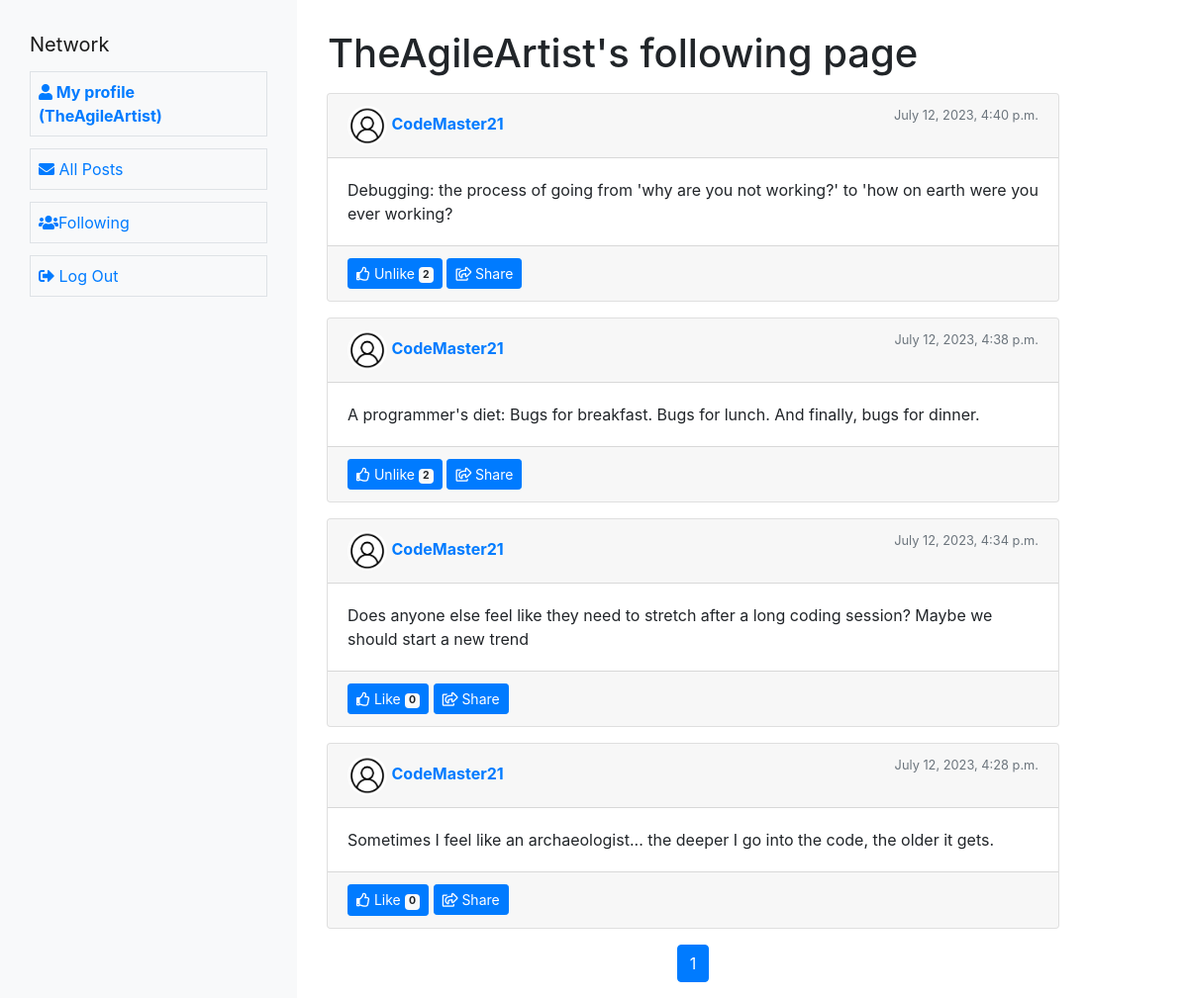
The page /following/ (signed in) on the database its author committed.
### network/models.py (models this page shows, shortened)
class User(AbstractUser):
    pass

class Post(models.Model):
    user = models.ForeignKey(User, on_delete=models.CASCADE)
    content = models.TextField()
    like_count = models.PositiveIntegerField(default=0)
    date = models.DateTimeField(auto_now_add=True)

### network/views.py (the view)
# urls.py: path('following/', views.following_page, name = 'following_page'),
def following_page(request):
    following_objects = Following.objects.filter(user=request.user)
    following_users = following_objects.values_list('followed_user', flat=True)
    posts = Post.objects.filter(user__in=following_users).order_by('-date')
    for p in posts:
        if request.user.is_authenticated:
            p.is_liked = Like.objects.filter(liked_post=p, user=request.user).exists()
        else:
            p.is_liked = False
    posts_per_page = 10
    paginator = Paginator(posts, posts_per_page)
    page_number = request.GET.get('page')  # Get the current page number from the request's query parameters
    page_obj = paginator.get_page(page_number)  # Get the Page object for the current page number
    context = {'page_obj': page_obj}
    return render(request, "network/following_page.html", context)

### network/templates/network/following_page.html (shortened to what this page needs)
{% extends "network/layout.html" %}
{% block body %}
<div class="container main">
    <div class="row">
        <h1 class="ml-3 mb-3">{{request.user}}'s following page</h1>
        {% for post in page_obj%}
        <div class="col-12 mb-3">
            <div class="card">
                <div class="card-header d-flex justify-content-between">
                    <a href="{% url 'profile' post.user.username %}">
                        <div>
                            <img
                                alt="Profile Picture" class="rounded-circle" style="width: 40px; height: 40px;">
                            <strong>{{post.user}}</strong>
                        </div>
                    </a>
                    <small class="text-muted">{{ post.date }}</small>
                </div>
                <div class="card-body" id="body_{{post.id}}">
                    <p class="card-text">{{post.content}}</p>
                </div>
                <div class="card-footer">
                    <button type="button" id="likeButton_{{post.pk}}" class="btn btn-primary btn-sm like_btn"
                        data-postid="{{post.pk}}" data-likecount="{{post.like_count}}">
                        <i class="far fa-thumbs-up"></i> {% if post.is_liked%} Unlike {% else %} Like{% endif %}
                        <span class="badge badge-light">{{post.like_count}}</span>
                    </button>
                    <button type="button" class="btn btn-primary btn-sm"><i class="far fa-share-square"></i>
                        Share</button>
                </div>
            </div>
        </div>
        {% endfor %}
        <div class="pagination-container">
            <nav aria-label="Page navigation example">
                <ul class="pagination">
                    {% if page_obj.object_list %}
                    {% for num in page_obj.paginator.page_range %}
                    <li class="page-item {% if page_obj.number == num %}active{% endif %}">
                        <a class="page-link" href="?page={{ num }}">{{ num }}</a>
                    </li>
                    {% endfor %}
                    {% endif %}
                </ul>
            </nav>
        </div>
    </div>
</div>
{% endblock %}

### network/templates/network/layout.html (shortened to what this page needs)
{% load static %}
<!DOCTYPE html>
<html lang="en">
<head>
    <link rel="stylesheet" href="https://stackpath.bootstrapcdn.com/bootstrap/4.4.1/css/bootstrap.min.css"
>
    <link href="{% static 'network/styles.css' %}" rel="stylesheet">
    <link rel="stylesheet" href="https://cdnjs.cloudflare.com/ajax/libs/font-awesome/5.15.3/css/all.min.css" />
</head>
<body>
    <div class="container-fluid">
        <div class="row">
            <div class="col-sm-5 col-md-4 col-lg-3 bg-warning p-0 desktop">
                <nav class="flex-column nav navbar-expand-lg navbar-light bg-light mynav">
                    <a class="navbar-brand" href="#">Network</a>
                    <ul class="mr-auto">
                        {% if request.user.is_authenticated %}
                        <li class="nav-item border">
                            <a class="nav-link" href="{% url 'profile' request.user.username %}"><strong><i class="fas fa-user"></i> My profile ({{ request.user.username }})</strong></a>
                        </li>
                        {% endif %}
                        <li class="nav-item border">
                            <a class="nav-link" href="{% url 'index' %}"> <i class="fas fa-envelope"></i> All Posts</a>
                        </li>
                        {% if user.is_authenticated %}
                        <li class="nav-item border">
                            <a class="nav-link" href="{% url 'following_page' %}"><i class="fas fa-users"></i>Following</a>
                        </li>
                        <li class="nav-item border">
                            <a class="nav-link" href="{% url 'logout' %}"><i class="fas fa-sign-out-alt"></i> Log
                                Out</a>
                        </li>
                        {% endif %}
                    </ul>
                </nav>
            </div>
            <div class="col-sm-7 col-md-8">
                {% block body %}
                {% endblock %}
            </div>
        </div>
</body>
</html>

### network/static/network/styles.css (style rules this page uses)
.mynav { min-height: 100vh; height: 100%; padding: 30px; }
.mynav ul, .mynav ul li, .mynav a { list-style-type: none; padding: 0px; width: 100%; }
.mynav ul li { padding: 0.5rem; margin-top: 0.75rem; }
.main { padding-top: 30px; }
.pagination-container { display: flex; width: 100%; justify-content: center; align-items: center; }

### rows shown on the page
User: user.username "TheAgileArtist", user "TheAgileArtist"
Post: user "CodeMaster21", date "July 12, 2023, 4:40 p.m.", content "Debugging: the process of going from 'why are you not working?' to 'how on earth were you ever working?", shows "Unlike", like_count "2"
Post: user "CodeMaster21", date "July 12, 2023, 4:38 p.m.", content "A programmer's diet: Bugs for breakfast. Bugs for lunch. And finally, bugs for dinner.", shows "Unlike", like_count "2"
Post: user "CodeMaster21", date "July 12, 2023, 4:34 p.m.", content "Does anyone else feel like they need to stretch after a long coding session? Maybe we should start a new trend", shows "Like", like_count "0"
Post: user "CodeMaster21", date "July 12, 2023, 4:28 p.m.", content "Sometimes I feel like an archaeologist... the deeper I go into the code, the older it gets.", shows "Like", like_count "0"

### other values the page prints
{{ num }} "1"
